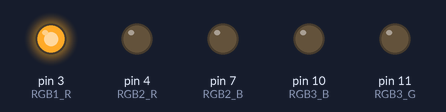
Bench run of a sketch on a simulated Arduino Uno, built with avr-gcc and run on an emulated ATmega328P. On the bench: output pins drawn as LEDs (lit = HIGH).

Above: at 0.05 s.
At 1.5 s:
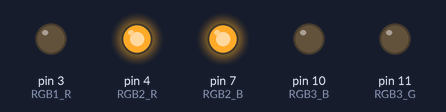
At 2.95 s:
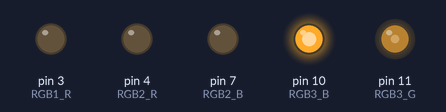
Timing chart, 0 to 6.9 s (numbered marks = the images above):
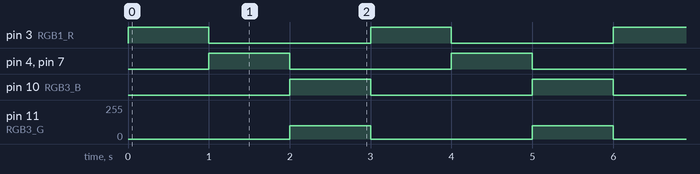

The sketch:

brave_leelo_amur1.ino
```cpp
#define RGB1_R 3

#define RGB2_R 4
#define RGB2_B 7

#define RGB3_B 10
#define RGB3_G 11

void setup()
{
  pinMode(RGB1_R , OUTPUT);

  pinMode(RGB2_R , OUTPUT);
  pinMode(RGB2_B , OUTPUT);

  pinMode(RGB3_B , OUTPUT);
  pinMode(RGB3_G , OUTPUT);
}

void loop()
{
    analogWrite(RGB1_R , 255);
    delay(1000);
	analogWrite(RGB1_R , LOW);

    digitalWrite(RGB2_R , 255);
    digitalWrite(RGB2_B , 255);
  	delay(1000);
  	digitalWrite(RGB2_R , LOW);
  	digitalWrite(RGB2_B , LOW);

    digitalWrite(RGB3_B , 100);
    analogWrite(RGB3_G , 100);
    delay(1000);
  	analogWrite(RGB3_B , LOW);
  	digitalWrite(RGB3_G , LOW);


}
```

Measured:
- by itself, pin 3 (RGB1_R), pin 4 (RGB2_R), pin 7 (RGB2_B), pin 10 (RGB3_B): alternates HIGH for 1.0 s and LOW for 2.0 s
- by itself, pin 11 (RGB3_G): alternates 100/255 for 1.0 s and 0/255 for 2.0 s
